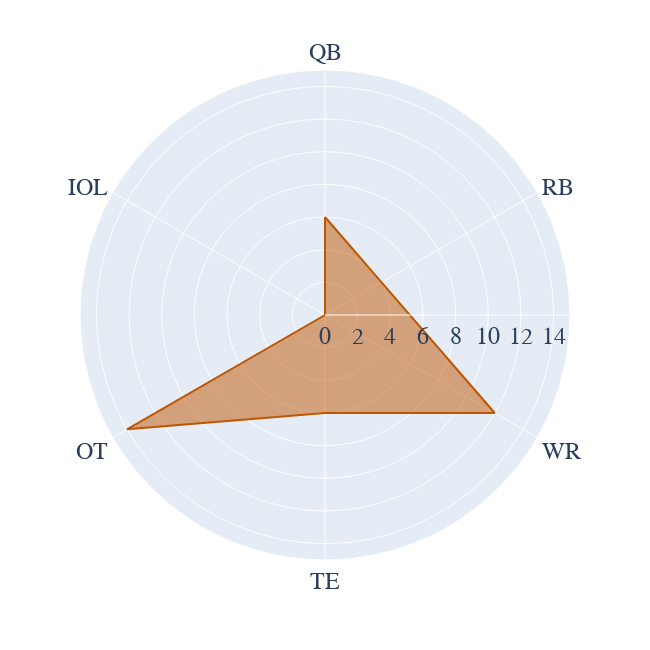

Write notebook code for a chart like this one.
### Code cell
fig = px.line_polar(herman[herman['side'].isin(['offense'])].sort_values(by='order_side'), 
                    r='total_pct', 
                    theta='position_simple', 
                    line_close=True,
                    range_r = range_r,
                   color_discrete_sequence=['#bf5700']
                   )

fig.update_traces(fill='toself')
fig.update_layout({
'plot_bgcolor': 'rgba(0, 0, 0, 0)',
'paper_bgcolor': 'rgba(0, 0, 0, 0)',
    'autosize':False,
    'width':650,
    'height':650,
    'font_size':24,
    'font_family':'Helvetica'
})
fig.write_image('../images/texas_recruiting/herman_offense.png')
fig.show()

### Figure 1 — Plotly figure (JSON) as saved in the notebook; plotly's stock layout.template omitted (floating-point values rounded to 4 significant figures)
{"data": [{"fill": "toself", "hovertemplate": "total_pct=%{r}<br>position_simple=%{theta}<extra></extra>", "legendgroup": "", "line": {"color": "#bf5700", "dash": "solid"}, "marker": {"symbol": "circle"}, "mode": "lines", "name": "", "r": [6, 4, 12, 6, 14, 0, 6], "showlegend": false, "subplot": "polar", "theta": ["QB", "RB", "WR", "TE", "OT", "IOL", "QB"], "type": "scatterpolar"}], "layout": {"autosize": false, "font": {"family": "Helvetica", "size": 24}, "height": 650, "legend": {"tracegroupgap": 0}, "margin": {"t": 60}, "paper_bgcolor": "rgba(0, 0, 0, 0)", "plot_bgcolor": "rgba(0, 0, 0, 0)", "polar": {"angularaxis": {"direction": "clockwise", "rotation": 90}, "domain": {"x": [0, 1], "y": [0, 1]}, "radialaxis": {"range": [0, 15]}}, "width": 650}}
